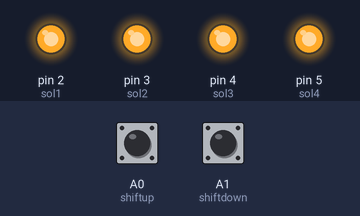
A sketch run on a simulated Arduino Uno, built with avr-gcc and run on an emulated ATmega328P. Parts: output pins drawn as LEDs (lit = HIGH). The inputs (shaded band) are chosen by the test bench; at power-on: A0 (shiftup) HIGH, A1 (shiftdown) HIGH.

Above: at 1.2 s.
1.3 s: A0 (shiftup) pulled LOW for 3.2 s
At 2.2 s:
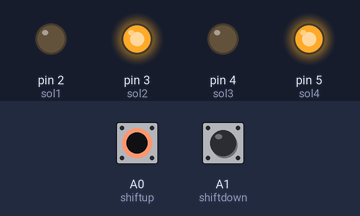
At 4.5 s:
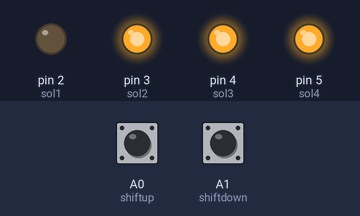
6.0 s: A0 (shiftup) pulled LOW for 0.15 s
At 7.3 s:
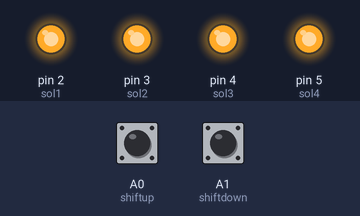
Timing chart, 0 to 9.0 s (numbered marks = the images above; inputs shaded):
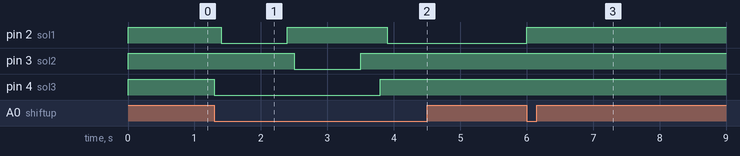

The sketch:

dacia_midengine_cristi_downshift.ino
```cpp
int sol1 = 2;
int sol2 = 3;
int sol3 = 4;
int sol4 = 5;
int shiftup = A0;
int shiftdown = A1;
int tap = 0;
int gear = 0;
int neutru = 0;

void setup() {
  Serial.begin(9600);
  pinMode(sol1, OUTPUT);
  pinMode(sol2, OUTPUT);
  pinMode(sol3, OUTPUT);
  pinMode(sol4, OUTPUT);
  pinMode (A0, INPUT_PULLUP);
  pinMode (A1, INPUT_PULLUP);

  digitalWrite(sol1, HIGH);
  digitalWrite(sol2, HIGH);
  digitalWrite(sol3, HIGH);
  digitalWrite(sol4, HIGH);
}

void loop() {

  // put your main code here, to run repeatedly:
  if (digitalRead(shiftup) == LOW)
  {

    switch (gear) {

      // case -1:
      //upshift to gear 0
      //   digitalWrite(sol3, HIGH);
      //digitalWrite(sol4, LOW);
      //   digitalWrite(sol2, HIGH);
      //  digitalWrite(sol1, HIGH);
      //  delay (100);
      //  gear =  0;
      //  break;


      case 0:
        //upshift to gear 1
        digitalWrite(sol3, LOW);
        delay (100);
        digitalWrite(sol1, LOW);
        gear =  1;
        delay (1000);
        break;

      case 1:
        //upshift to gear 2
        digitalWrite(sol3, LOW);
        digitalWrite(sol1, HIGH);
        delay (100);
        digitalWrite(sol2, LOW );
        gear =  2;
        delay (1000);
        break;

      case 2:
        //upshift to gear 3
        digitalWrite(sol2, HIGH);
        delay (300);
        digitalWrite(sol3, HIGH);
        delay (100);
        digitalWrite(sol1, LOW);
        gear =  3;
        delay (1000);
        break;

      case 3:
        //upshift to gear 4
        digitalWrite(sol1, HIGH);
        digitalWrite(sol2, HIGH);
        gear =  4;
        delay (1000);
        break;
      default:
      gear=4;
    }

  if (digitalRead(shiftdown) == LOW)
  {

    switch (gear) {

      // case -1:
      //upshift to gear 0
      //   digitalWrite(sol3, HIGH);
      //digitalWrite(sol4, LOW);
      //   digitalWrite(sol2, HIGH);
      //  digitalWrite(sol1, HIGH);
      //  delay (100);
      //  gear =  0;
      //  break;

      case 4:
        //downshiftshift to gear 3
        digitalWrite(sol2, HIGH);
        delay (300);
        digitalWrite(sol3, HIGH);
        delay (100);
        digitalWrite(sol1, LOW);
        gear =  3;
        delay (1000);
        break;

      case 5:
        //upshift to gear 1
        digitalWrite(sol3, LOW);
        delay (100);
        digitalWrite(sol1, LOW);
        gear =  3;
        delay (1000);
        break;

      case 6:
        //upshift to gear 2
        digitalWrite(sol3, LOW);
        digitalWrite(sol1, HIGH);
        delay (100);
        digitalWrite(sol2, LOW );
        gear =  2;
        delay (1000);
        break;


      case 7:
        //upshift to gear 4
        digitalWrite(sol1, HIGH);
        digitalWrite(sol2, HIGH);
        gear =  4;
        delay (1000);
        break;
    }
  }
}
}
```

Measured:
- after the input at 1.3 s, pin 2 (sol1): HIGH → LOW after 0.10 s, → HIGH 1.0 s later, → LOW 1.5 s later; pin 3 (sol2): HIGH → LOW after 1.2 s, → HIGH 1.0 s later; pin 4 (sol3): HIGH → LOW at once, → HIGH 2.5 s later
- after the input at 6.0 s, pin 2 (sol1): LOW → HIGH at once
